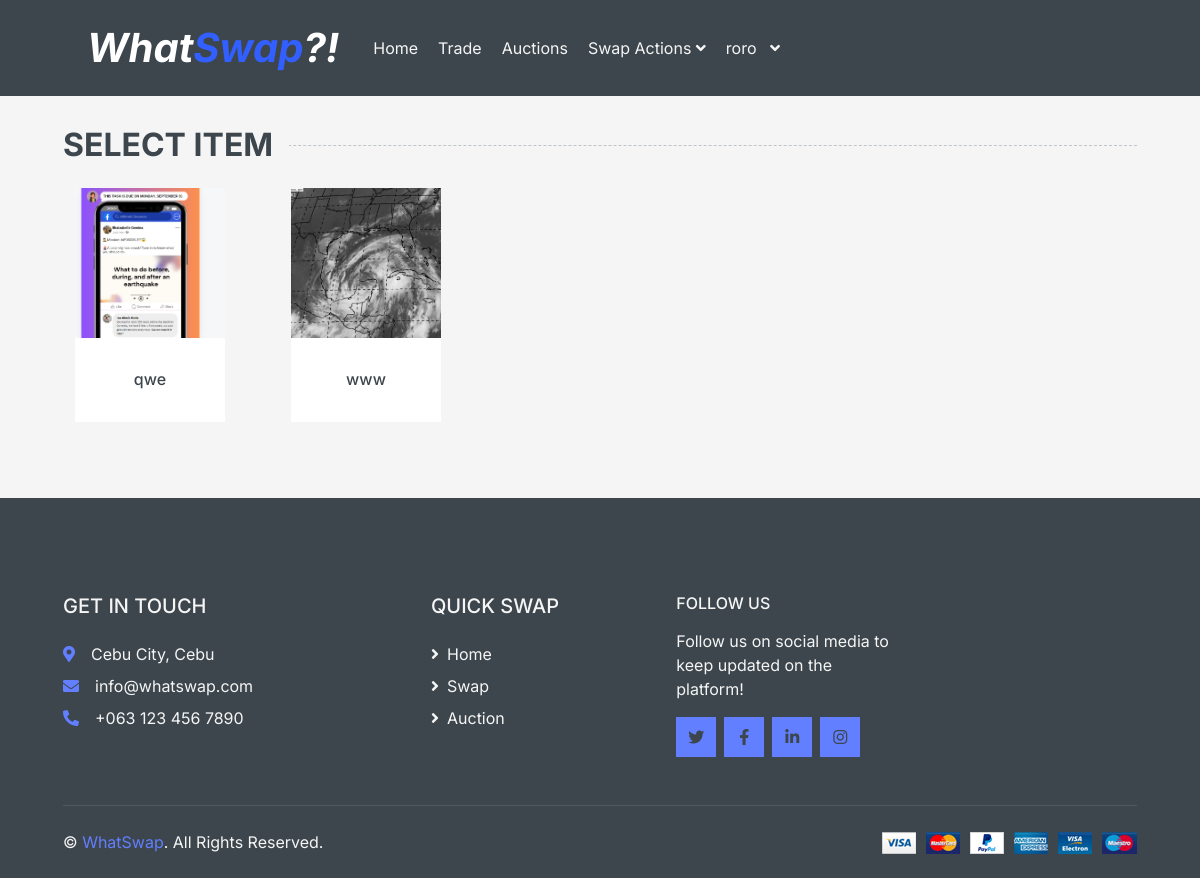
Page /directed_select_item/47/ (signed in) on the earlier database version.
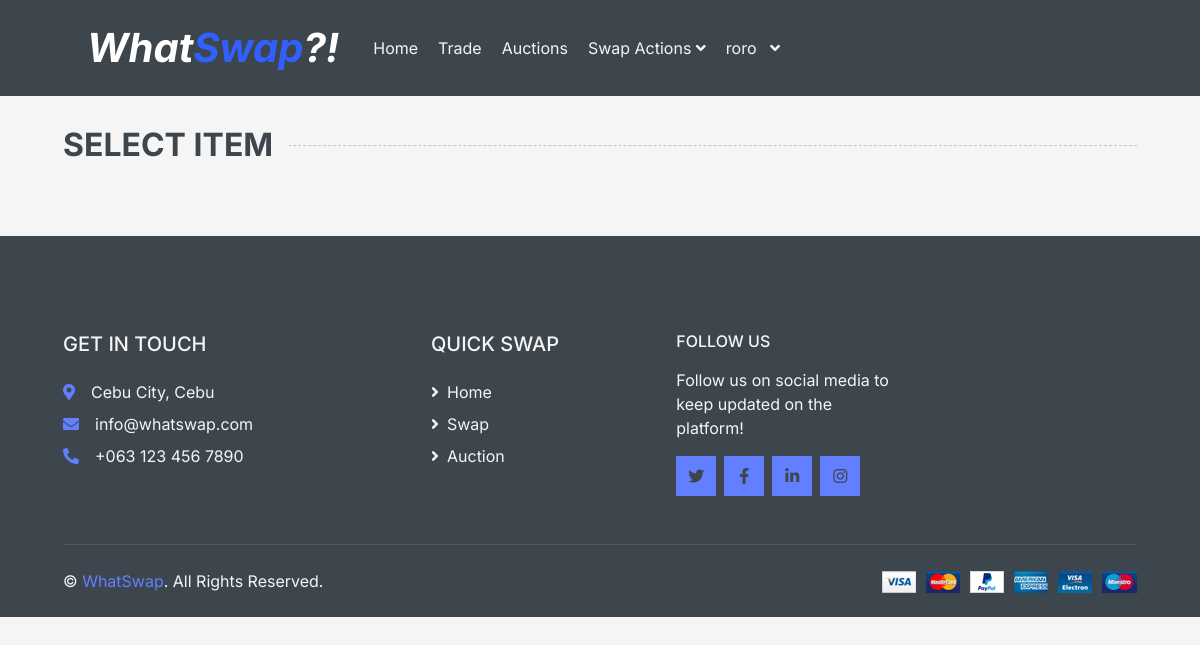
Same page on the later database version.
### main/models.py (models this page shows)
class Item(models.Model):
    owner = models.ForeignKey(User, on_delete=models.CASCADE,null=True, blank = True)
    item_name = models.CharField(max_length=100)
    item_desc = models.TextField(max_length=1000)
    image_url = models.ImageField(upload_to="images/items/", default="images/default_item.jpg")
    created_at = models.DateTimeField(auto_now_add=True)
    def __str__(self):
        return f"{self.item_name}"

### main/views.py (the view, shortened to what this page needs)
# urls.py: path('directed_select_item/<int:pk>/', views.directed_select_item, name="directed_select_item"),
def directed_select_item(request,pk):
    target = Offer.objects.get(pk = pk)
    doffers = Offer.objects.filter(offer_status__in=['ACTIVE', 'PENDING'], directed_offer_id = target, ) #Q(status='active') | Q(status='pending')
    ritems = Item.objects.filter(owner=request.user.id)
    ditems = []
    items = []
    for d in doffers:
        ditems.append(d.offer_item)
    for i in ritems:
        if i not in ditems:
            items.append(i)
    return render(request,"trading/directed_select_item.html",{'items':items, 'target': target})

### templates/trading/directed_select_item.html (shortened to what this page needs)
<!DOCTYPE html>
<html lang="en">
<head>
    <link href="https://cdn.jsdelivr.net/npm/bootstrap@5.3.3/dist/css/bootstrap.min.css" rel="stylesheet">
    {% include "common/head.html"%}
</head>
<body>
    {% include "common/navbar.html"%}
    <div class="container-fluid">
        <h2 class="section-title position-relative text-uppercase mx-xl-5 mb-4"><span class="bg-secondary pr-3">SELECT ITEM</span></h2>
        <div class="row px-xl-5">
            <div style="display: grid; grid-template-columns: repeat(5, 1fr); column-gap: 0;">
                {% for item in items %}
                    {% include "trading/directed_item_preview.html" %}
                {% endfor %}
            </div>
        </div>
    </div>
{% include 'common/foot.html' %}
</body>
</html>

### templates/trading/directed_item_preview.html (shortened to what this page needs)
            <div class="col-lg-10 col-md-10 col-sm-2 pb-1" onclick="document.getElementById('dofferForm'+{{item.pk}}).submit()">
                <div class="product-item bg-light mb-4">
                    <div class="product-img position-relative overflow-hidden">
                        <div style="width: 100%; height: 150px; overflow: hidden;">
                            <img class="img-fluid w-100" style="width: 100%; height: 100%; object-fit: cover;" src="{{ item.image_url.url }}" alt="https://www.svgrepo.com/show/451667/image-missing.svg">
                        </div>
        </div>
        <div class="text-center py-4">
            <div class=" align-items-center justify-content-center mt-2">
                <h6 class="itemcard-desc">{{item.item_name | truncatechars:10}}</h6>
            </div>
        </div>
    </div>
</div>

Differences in the rows shown:
removed Item: image_url (picture), item_name "qwe"
removed Item: image_url (picture), item_name "www"
